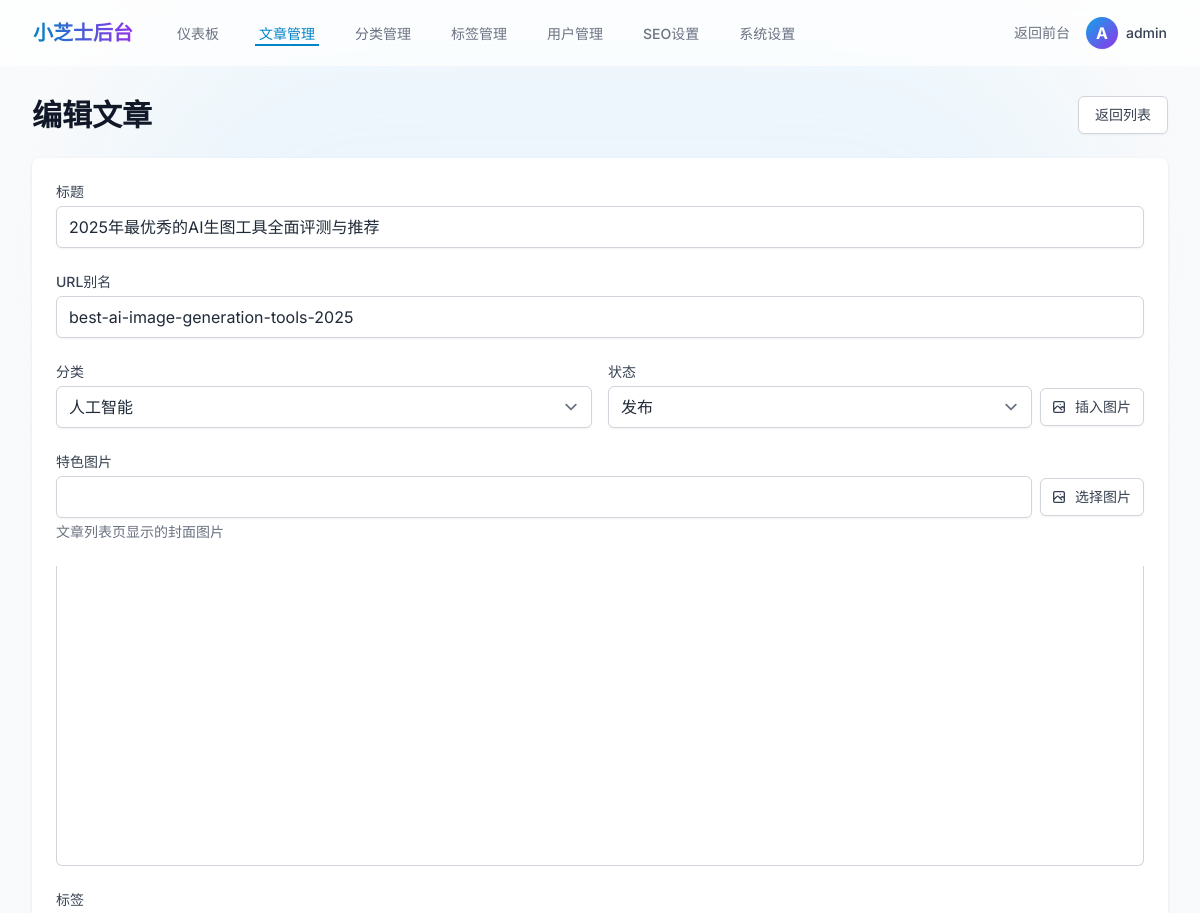
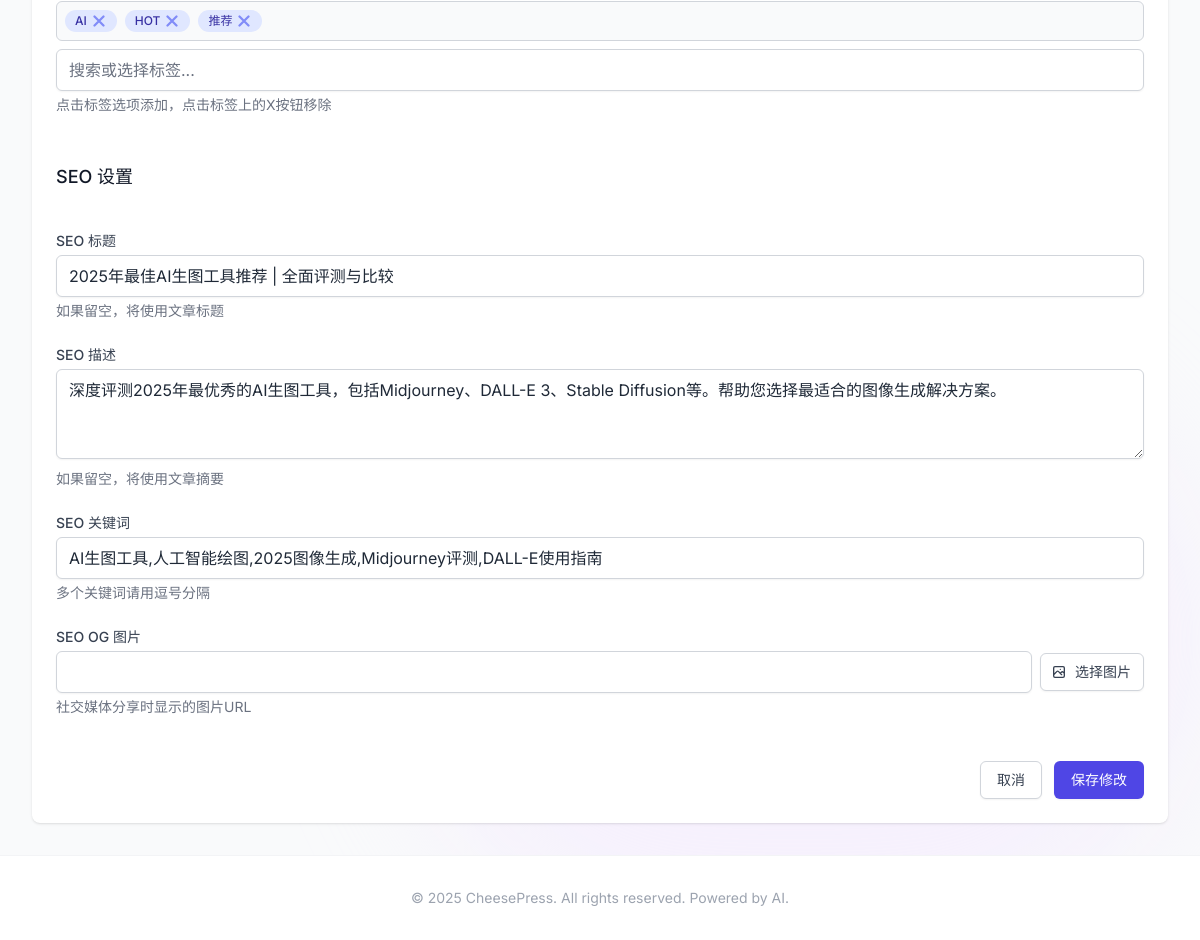
Before: /admin/posts/8/edit (signed in) with the older database file (2 pictures, top to bottom).
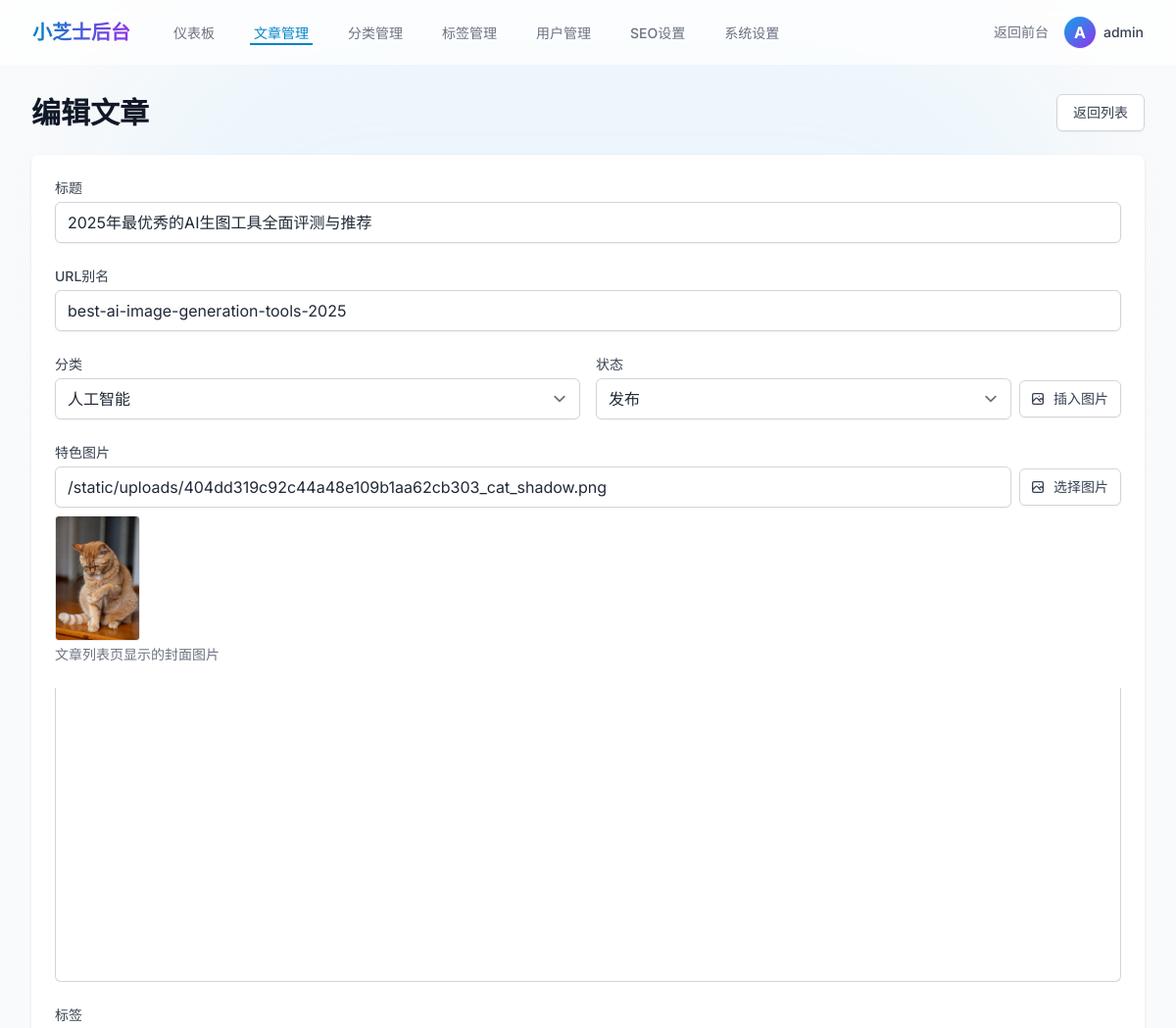
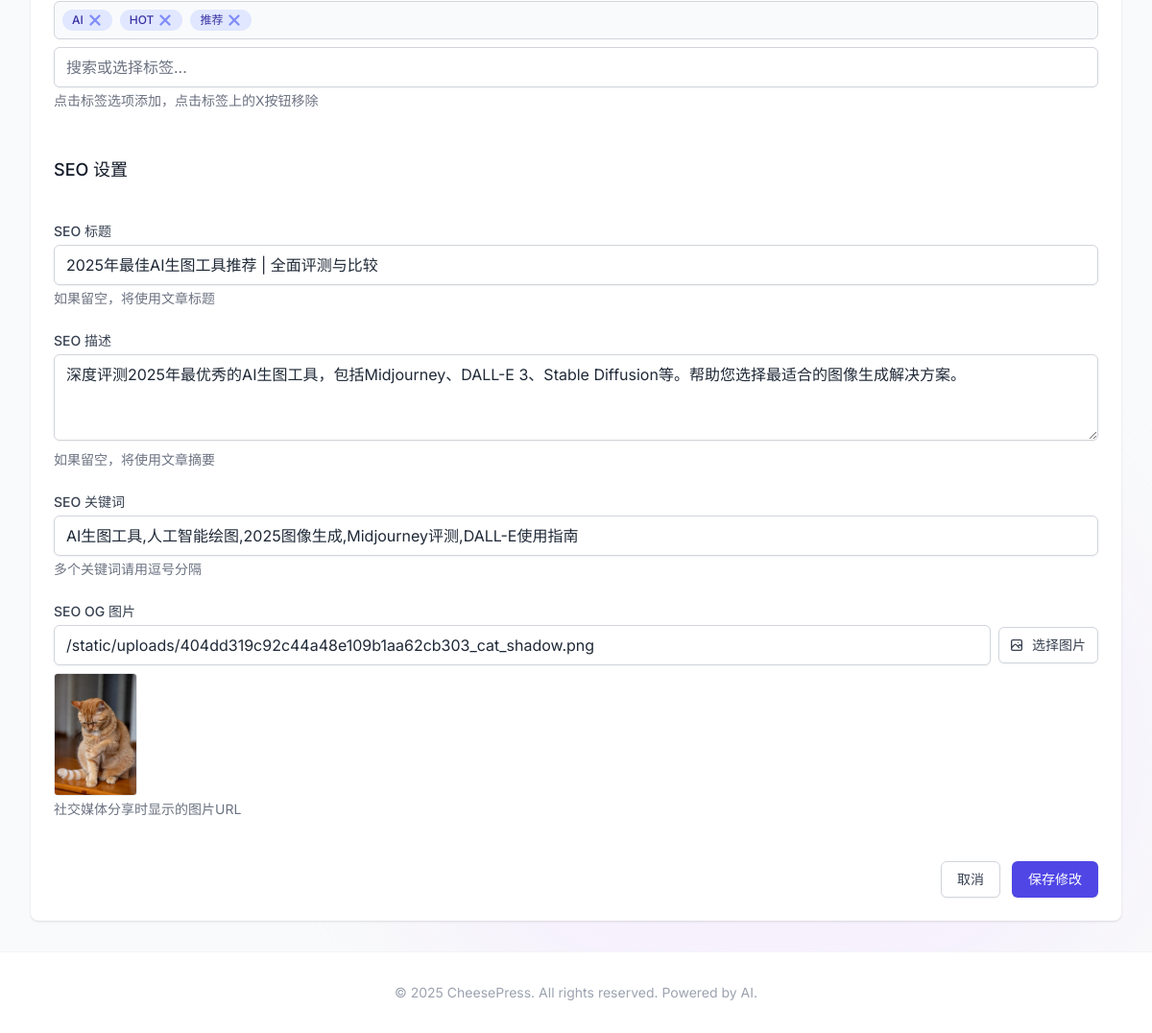
After: the same page with the newer database file (2 pictures, top to bottom).
### app/models/__init__.py (models this page shows)
class Post(db.Model):
    __tablename__ = 'posts'
    id = db.Column(db.Integer, primary_key=True)
    title = db.Column(db.String(200), nullable=False)
    slug = db.Column(db.String(200), unique=True, nullable=False)
    content = db.Column(db.Text, nullable=False)
    excerpt = db.Column(db.Text, nullable=True)
    featured_image = db.Column(db.String(255), nullable=True)
    status = db.Column(db.String(20), default='draft')  # draft, published, archived
    view_count = db.Column(db.Integer, default=0)
    user_id = db.Column(db.Integer, db.ForeignKey('users.id'), nullable=False)
    category_id = db.Column(db.Integer, db.ForeignKey('categories.id'), nullable=True)
    published_at = db.Column(db.DateTime, nullable=True)
    created_at = db.Column(db.DateTime, default=datetime.utcnow)
    updated_at = db.Column(db.DateTime, default=datetime.utcnow, onupdate=datetime.utcnow)
    seo_title = db.Column(db.String(200), nullable=True)
    seo_description = db.Column(db.Text, nullable=True)
    seo_keywords = db.Column(db.Text, nullable=True)
    seo_og_image = db.Column(db.String(255), nullable=True)
    comments = db.relationship('Comment', backref='post', lazy=True)

class Category(db.Model):
    __tablename__ = 'categories'
    id = db.Column(db.Integer, primary_key=True)
    name = db.Column(db.String(100), unique=True, nullable=False)
    slug = db.Column(db.String(100), unique=True, nullable=False)
    description = db.Column(db.Text, nullable=True)
    parent_id = db.Column(db.Integer, db.ForeignKey('categories.id'), nullable=True)
    created_at = db.Column(db.DateTime, default=datetime.utcnow)
    seo_title = db.Column(db.String(200), nullable=True)
    seo_description = db.Column(db.Text, nullable=True)
    seo_keywords = db.Column(db.Text, nullable=True)
    parent = db.relationship('Category', remote_side=[id], backref='subcategories')
    posts = db.relationship('Post', backref='category', lazy=True)

### app/admin/__init__.py (the view, shortened to what this page needs)
@bp.route('/posts/<int:id>/edit', methods=['GET', 'POST'])
def edit_post(id):
    post = Post.query.get_or_404(id)
    categories = Category.query.all()
    all_tags = Tag.query.all()
    return render_template('admin/posts/edit.html', post=post, categories=categories, all_tags=all_tags)

### app/admin/__init__.py (called while the page is built)
@bp.before_request
@login_required
def check_admin():
    if current_user.role not in ['admin', 'editor']:
        flash('您没有权限访问管理后台', 'error')
        return redirect(url_for('main.index'))

### app/utils/seo.py (called while the page is built)
def get_seo_settings():
    return SeoSetting.query.first()

def register_seo_functions(app):
    @app.context_processor
    def inject_seo_functions():
        return dict(
            get_post_seo_data=get_post_seo_data,
            get_category_seo_data=get_category_seo_data,
            get_search_seo_data=get_search_seo_data,
            generate_meta_tags=generate_meta_tags
        )

### app/templates/admin/posts/edit.html (shortened to what the changed rows need)
{% extends "admin/base.html" %}
{% block content %}
<div class="max-w-7xl mx-auto">
    <div class="md:flex md:items-center md:justify-between mb-6">
        <div class="flex-1 min-w-0">
            <h2 class="text-2xl font-bold leading-7 text-gray-900 sm:text-3xl sm:truncate">
                编辑文章
            </h2>
        </div>
    </div>
    <div class="bg-white shadow rounded-lg p-6">
        <form method="POST">
            <div class="grid grid-cols-1 gap-y-6 gap-x-4 sm:grid-cols-6">
                <div class="sm:col-span-6">
                    <label class="block text-sm font-medium text-gray-700 mb-1">标题</label>
                    <input type="text" name="title" id="title" value="{{ post.title }}" required
                        class="w-full px-3 py-2 border border-gray-300 rounded-md shadow-sm focus:outline-none focus:ring-indigo-500 focus:border-indigo-500">
                </div>
                <div class="sm:col-span-6">
                    <label class="block text-sm font-medium text-gray-700 mb-1">URL别名</label>
                    <input type="text" name="slug" id="slug" value="{{ post.slug }}" required
                        class="w-full px-3 py-2 border border-gray-300 rounded-md shadow-sm focus:outline-none focus:ring-indigo-500 focus:border-indigo-500">
                </div>
                <div class="sm:col-span-3">
                    <label class="block text-sm font-medium text-gray-700 mb-1">分类</label>
                    <select name="category_id" id="category_id"
                        class="w-full px-3 py-2 border border-gray-300 rounded-md shadow-sm focus:outline-none focus:ring-indigo-500 focus:border-indigo-500">
                        {% for category in categories %}
                        <option value="{{ category.id }}" {% if post.category_id==category.id %}selected{% endif %}>{{
                            category.name }}</option>
                        {% endfor %}
                    </select>
                </div>
                <div class="sm:col-span-3">
                    <div class="flex items-center gap-2">
                        <select name="status" id="status"
                            class="w-full px-3 py-2 border border-gray-300 rounded-md shadow-sm focus:outline-none focus:ring-indigo-500 focus:border-indigo-500">
                            <option value="published" {% if post.status=='published' %}selected{% endif %}>发布</option>
                        </select>
                        <button type="button" id="openMediaLibrary"
                            class="inline-flex items-center px-3 py-2 border border-gray-300 shadow-sm text-sm font-medium rounded-md text-gray-700 bg-white hover:bg-gray-50 focus:outline-none focus:ring-2 focus:ring-offset-2 focus:ring-indigo-500 whitespace-nowrap">
                            插入图片
                        </button>
                    </div>
                </div>
                <div class="sm:col-span-6">
                    <div class="flex items-center gap-2">
                        <input type="text" name="featured_image" id="featured_image"
                            value="{{ post.featured_image or '' }}"
                            class="flex-1 px-3 py-2 border border-gray-300 rounded-md shadow-sm focus:outline-none focus:ring-indigo-500 focus:border-indigo-500">
                        <button type="button" id="selectFeaturedImage"
                            class="inline-flex items-center px-3 py-2 border border-gray-300 shadow-sm text-sm font-medium rounded-md text-gray-700 bg-white hover:bg-gray-50 focus:outline-none focus:ring-2 focus:ring-offset-2 focus:ring-indigo-500">
                            选择图片
                        </button>
                    </div>
                    <div id="featured_image_preview" class="mt-2 {% if not post.featured_image %}hidden{% endif %}">
                        <img src="{{ post.featured_image or '' }}" alt="Featured Image Preview"
                            class="h-32 w-auto object-cover rounded border border-gray-200">
                    </div>
                </div>
                <div class="sm:col-span-6">
                    <label class="block text-sm font-medium text-gray-700 mb-1">SEO 标题</label>
                    <input type="text" name="seo_title" id="seo_title" value="{{ post.seo_title or '' }}"
                        class="w-full px-3 py-2 border border-gray-300 rounded-md shadow-sm focus:outline-none focus:ring-indigo-500 focus:border-indigo-500">
                    <p class="mt-1 text-sm text-gray-500">如果留空，将使用文章标题</p>
                </div>
                <div class="sm:col-span-6">
                    <label class="block text-sm font-medium text-gray-700 mb-1">SEO 描述</label>
                    <textarea name="seo_description" id="seo_description" rows="3"
                        class="w-full px-3 py-2 border border-gray-300 rounded-md shadow-sm focus:outline-none focus:ring-indigo-500 focus:border-indigo-500">{{ post.seo_description or '' }}</textarea>
                    <p class="mt-1 text-sm text-gray-500">如果留空，将使用文章摘要</p>
                </div>
                <div class="sm:col-span-6">
                    <label class="block text-sm font-medium text-gray-700 mb-1">SEO 关键词</label>
                    <input type="text" name="seo_keywords" id="seo_keywords" value="{{ post.seo_keywords or '' }}"
                        class="w-full px-3 py-2 border border-gray-300 rounded-md shadow-sm focus:outline-none focus:ring-indigo-500 focus:border-indigo-500">
                    <p class="mt-1 text-sm text-gray-500">多个关键词请用逗号分隔</p>
                </div>
                <div class="sm:col-span-6">
                    <div class="flex items-center gap-2">
                        <input type="text" name="seo_og_image" id="seo_og_image" value="{{ post.seo_og_image or '' }}"
                            class="flex-1 px-3 py-2 border border-gray-300 rounded-md shadow-sm focus:outline-none focus:ring-indigo-500 focus:border-indigo-500">
                        <button type="button" id="selectOgImage"
                            class="inline-flex items-center px-3 py-2 border border-gray-300 shadow-sm text-sm font-medium rounded-md text-gray-700 bg-white hover:bg-gray-50 focus:outline-none focus:ring-2 focus:ring-offset-2 focus:ring-indigo-500">
                            选择图片
                        </button>
                    </div>
                    <div id="seo_og_image_preview" class="mt-2 {% if not post.seo_og_image %}hidden{% endif %}">
                        <img src="{{ post.seo_og_image or '' }}" alt="OG Image Preview"
                            class="h-32 w-auto object-cover rounded border border-gray-200">
                    </div>
                </div>
            </div>
        </form>
    </div>
</div>
<link href="https://unpkg.com/@wangeditor/editor@5.1.23/dist/css/style.css" rel="stylesheet">
{% endblock %}

Changed rows visible on the page:
changed Post "2025年最优秀的AI生图工具全面评测与推荐": featured_image (not shown) → "/static/uploads/404dd319c92c44a48e109b1aa62cb303_cat_shadow.png"; featured_image: picture added; seo_og_image (not shown) → "/static/uploads/404dd319c92c44a48e109b1aa62cb303_cat_shadow.png"; seo_og_image: picture added
